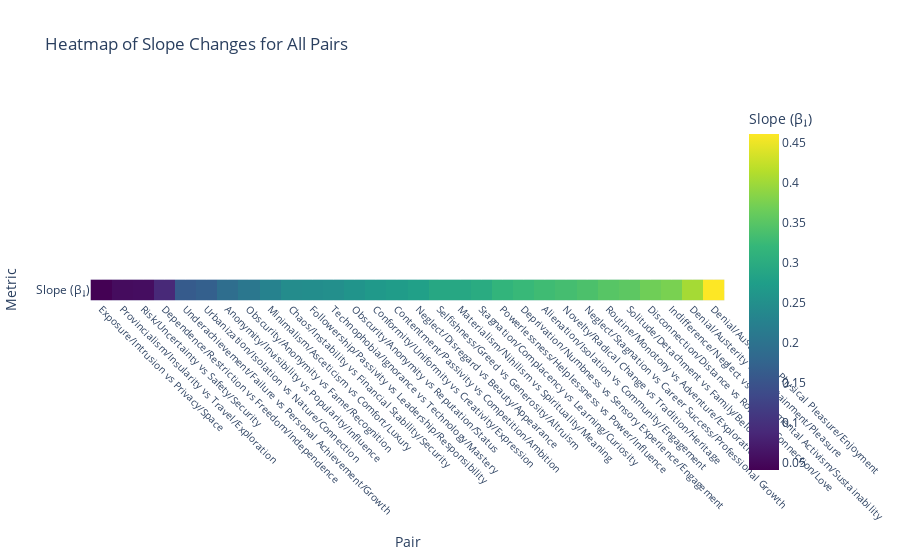

Here is the notebook cell this chart was saved with:
### Code cell
# ----------------------------------------------------------------------------
# Heatmap of slope changes for all pairs
# ----------------------------------------------------------------------------
import plotly.express as px

# Prepare data for the heatmap
heatmap_data = summary.sort_values("slope")

# Create the heatmap
fig_heatmap = px.imshow(
    heatmap_data[["slope"]].T,  # Transpose to make slopes as columns
    labels=dict(x="Pair", y="Metric", color="Slope (β₁)"),
    x=heatmap_data["pair"],
    y=["Slope (β₁)"],
    title="Heatmap of Slope Changes for All Pairs",
    color_continuous_scale="Viridis"
)

# Update layout for better readability
fig_heatmap.update_layout(
    xaxis=dict(tickangle=45, tickfont=dict(size=10)),
    yaxis=dict(tickfont=dict(size=12)),
    coloraxis_colorbar=dict(title="Slope (β₁)")
)

# Show the heatmap
fig_heatmap.show()

### Figure 1 — Plotly figure (JSON) as saved in the notebook; plotly's stock layout.template omitted (floating-point values rounded to 4 significant figures)
{"data": [{"coloraxis": "coloraxis", "hovertemplate": "Pair: %{x}<br>Metric: %{y}<br>Slope (β₁): %{z}<extra></extra>", "name": "0", "type": "heatmap", "x": ["Exposure/Intrusion vs Privacy/Space", "Provincialism/Insularity vs Travel/Exploration", "Risk/Uncertainty vs Safety/Security", "Dependence/Restriction vs Freedom/Independence", "Underachievement/Failure vs Personal Achievement/Growth", "Urbanization/Isolation vs Nature/Connection", "Anonymity/Invisibility vs Popularity/Influence", "Obscurity/Anonymity vs Fame/Recognition", "Minimalism/Asceticism vs Comfort/Luxury", "Chaos/Instability vs Financial Stability/Security", "Followership/Passivity vs Leadership/Responsibility", "Technophobia/Ignorance vs Technology/Mastery", "Obscurity/Anonymity vs Reputation/Status", "Conformity/Uniformity vs Creativity/Expression", "Contentment/Passivity vs Competition/Ambition", "Neglect/Disregard vs Beauty/Appearance", "Selfishness/Greed vs Generosity/Altruism", "Materialism/Nihilism vs Spirituality/Meaning", "Stagnation/Complacency vs Learning/Curiosity", "Powerlessness/Helplessness vs Power/Influence", "Deprivation/Numbness vs Sensory Experience/Engagement", "Alienation/Isolation vs Community/Engagement", "Novelty/Radical Change vs Tradition/Heritage", "Neglect/Stagnation vs Career Success/Professional Growth", "Routine/Monotony vs Adventure/Exploration", "Solitude/Detachment vs Family/Belonging", "Disconnection/Distance vs Romantic Connection/Love", "Indifference/Neglect vs Environmental Activism/Sustainability", "Denial/Austerity vs Entertainment/Pleasure", "Denial/Austerity vs Physical Pleasure/Enjoyment"], "xaxis": "x", "y": ["Slope (β₁)"], "yaxis": "y", "z": [[0.04134, 0.05412, 0.05626, 0.08909, 0.1618, 0.1698, 0.1912, 0.2083, 0.2274, 0.2437, 0.2457, 0.2489, 0.258, 0.2669, 0.2706, 0.2778, 0.2907, 0.2915, 0.298, 0.3152, 0.3232, 0.3294, 0.3339, 0.3402, 0.3487, 0.3535, 0.3684, 0.375, 0.4036, 0.461]]}], "layout": {"coloraxis": {"colorbar": {"title": {"text": "Slope (β₁)"}}, "colorscale": [[0, "#440154"], [0.1111, "#482878"], [0.2222, "#3e4989"], [0.3333, "#31688e"], [0.4444, "#26828e"], [0.5556, "#1f9e89"], [0.6667, "#35b779"], [0.7778, "#6ece58"], [0.8889, "#b5de2b"], [1, "#fde725"]]}, "title": {"text": "Heatmap of Slope Changes for All Pairs"}, "xaxis": {"anchor": "y", "constrain": "domain", "domain": [0, 1], "scaleanchor": "y", "tickangle": 45, "tickfont": {"size": 10}, "title": {"text": "Pair"}}, "yaxis": {"anchor": "x", "autorange": "reversed", "constrain": "domain", "domain": [0, 1], "tickfont": {"size": 12}, "title": {"text": "Metric"}}}}
